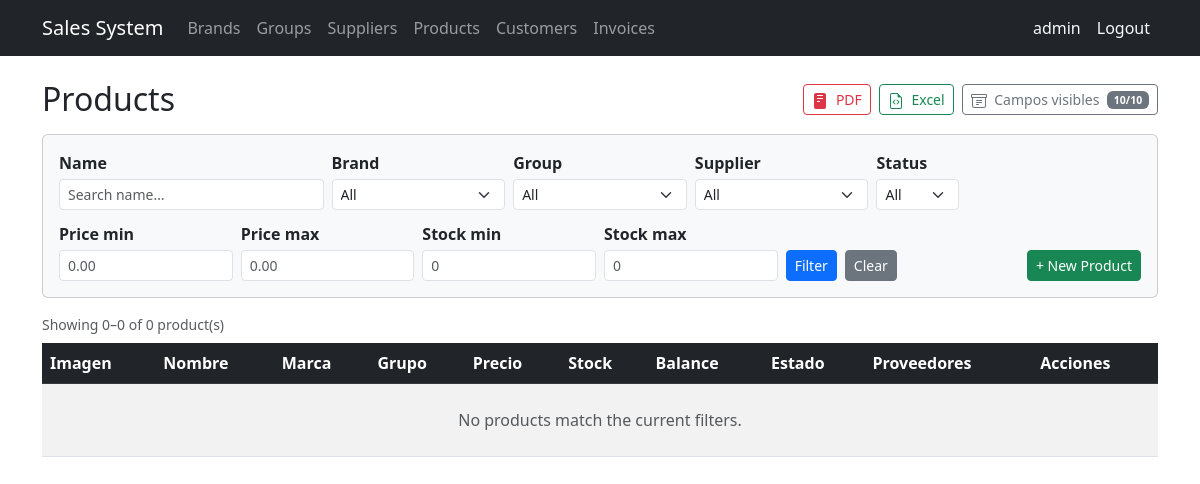
Before: /products/ (signed in) with the older database file.
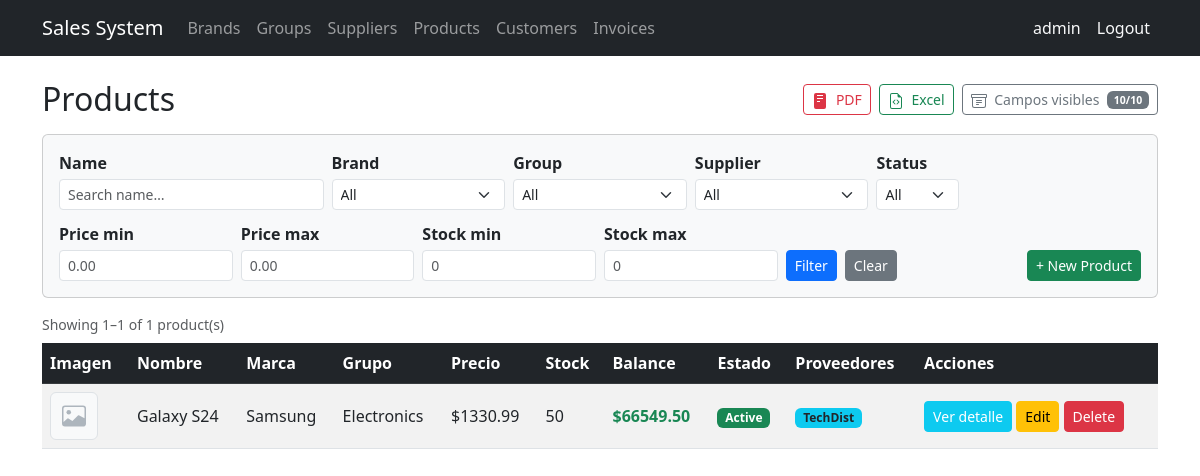
After: the same page with the newer database file.
### billing/models.py (models this page shows, shortened)
class Product(models.Model):
    name = models.CharField(max_length=200, verbose_name='Product Name')
    description = models.TextField(blank=True, null=True)
    brand = models.ForeignKey(Brand, on_delete=models.PROTECT, related_name='products')
    group = models.ForeignKey(ProductGroup, on_delete=models.PROTECT, related_name='products')
    suppliers = models.ManyToManyField(Supplier, related_name='products', blank=True)
    unit_price = models.DecimalField(max_digits=12, decimal_places=2)
    stock = models.IntegerField(default=0)
    image = models.ImageField(upload_to='products/', blank=True, null=True, verbose_name='Image')
    is_active = models.BooleanField(default=True)
    created_at = models.DateTimeField(auto_now_add=True)
    updated_at = models.DateTimeField(auto_now=True)
    class Meta:
        verbose_name = 'Product'
        verbose_name_plural = 'Products'
        ordering = ['name']
    @property
    def balance(self):
        return self.unit_price * self.stock

class Brand(models.Model):
    name = models.CharField(max_length=100, unique=True, verbose_name='Brand Name')
    description = models.TextField(blank=True, null=True)
    is_active = models.BooleanField(default=True)
    created_at = models.DateTimeField(auto_now_add=True)
    updated_at = models.DateTimeField(auto_now=True)
    class Meta:
        verbose_name = 'Brand'
        verbose_name_plural = 'Brands'
        ordering = ['name']

class ProductGroup(models.Model):
    name = models.CharField(max_length=100, unique=True, verbose_name='Group Name')
    is_active = models.BooleanField(default=True)
    created_at = models.DateTimeField(auto_now_add=True)
    updated_at = models.DateTimeField(auto_now=True)
    class Meta:
        verbose_name = 'Product Group'
        verbose_name_plural = 'Product Groups'
        ordering = ['name']

class Supplier(models.Model):
    name = models.CharField(max_length=200, verbose_name='Company Name')
    contact_name = models.CharField(max_length=200, blank=True, null=True)
    email = models.EmailField(blank=True, null=True)
    phone = models.CharField(max_length=20, blank=True, null=True)
    address = models.TextField(blank=True, null=True)
    is_active = models.BooleanField(default=True)
    created_at = models.DateTimeField(auto_now_add=True)
    updated_at = models.DateTimeField(auto_now=True)
    class Meta:
        verbose_name = 'Supplier'
        verbose_name_plural = 'Suppliers'
        ordering = ['name']

### billing/views.py (the view)
# urls.py: path('products/', views.ProductListView.as_view(), name='product_list'),
class ProductListView(LoginRequiredMixin, ExportMixin, ListView):
    model = Product
    template_name = 'billing/product_list.html'
    context_object_name = 'items'
    paginate_by = 10
    export_filename = 'productos'
    export_title = 'Listado de Productos'
    export_fields = [
        ('name',                                      'Nombre'),
        ('brand.name',                                'Marca'),
        ('group.name',                                'Grupo'),
        (lambda o: f"${o.unit_price}",               'Precio'),
        ('stock',                                     'Stock'),
        (lambda o: f"${o.balance:.2f}",              'Balance'),
        (lambda o: 'Activo' if o.is_active else 'Inactivo', 'Estado'),
        (lambda o: ', '.join(s.name for s in o.suppliers.all()), 'Proveedores'),
    ]
    export_fields_map = {
        'name':      ('name',                                      'Nombre'),
        'brand':     ('brand.name',                                'Marca'),
        'group':     ('group.name',                                'Grupo'),
        'price':     (lambda o: f"${o.unit_price}",               'Precio'),
        'stock':     ('stock',                                     'Stock'),
        'balance':   (lambda o: f"${o.balance:.2f}",              'Balance'),
        'status':    (lambda o: 'Activo' if o.is_active else 'Inactivo', 'Estado'),
        'suppliers': (lambda o: ', '.join(s.name for s in o.suppliers.all()), 'Proveedores'),
    }
    def get_queryset(self):
        qs = Product.objects.select_related('brand', 'group').prefetch_related('suppliers')
        g = self.request.GET
        if name := g.get('name', '').strip():
            qs = qs.filter(name__icontains=name)
        if brand := g.get('brand', ''):
            qs = qs.filter(brand_id=brand)
        if group := g.get('group', ''):
            qs = qs.filter(group_id=group)
        if supplier := g.get('supplier', ''):
            qs = qs.filter(suppliers__id=supplier)
        if price_min := g.get('price_min', '').strip():
            qs = qs.filter(unit_price__gte=price_min)
        if price_max := g.get('price_max', '').strip():
            qs = qs.filter(unit_price__lte=price_max)
        if stock_min := g.get('stock_min', '').strip():
            qs = qs.filter(stock__gte=stock_min)
        if stock_max := g.get('stock_max', '').strip():
            qs = qs.filter(stock__lte=stock_max)
        if (is_active := g.get('is_active', '')) in ('true', 'false'):
            qs = qs.filter(is_active=(is_active == 'true'))
        return qs.distinct()
    def get_context_data(self, **kwargs):
        ctx = super().get_context_data(**kwargs)
        ctx['brands'] = Brand.objects.order_by('name')
        ctx['groups'] = ProductGroup.objects.order_by('name')
        ctx['suppliers_list'] = Supplier.objects.order_by('name')
        params = self.request.GET.copy()
        params.pop('page', None)
        ctx['q'] = params
        return ctx

### shared/mixins.py (called while the page is built)
    def get(self, request, *args, **kwargs):
        fmt = request.GET.get('export', '').lower()
        if fmt == 'pdf':
            fields = self._get_active_export_fields(request)
            return self._render_pdf(self.get_queryset(), fields)
        if fmt == 'excel':
            fields = self._get_active_export_fields(request)
            return self._render_excel(self.get_queryset(), fields)
        return super().get(request, *args, **kwargs)

### billing/templates/billing/product_list.html (shortened to what this page needs)
{% extends 'billing/base.html' %}
{% block content %}
<div class="d-flex align-items-center justify-content-between mb-3 flex-wrap gap-2">
  <h2 class="mb-0">Products</h2>
  <div class="d-flex gap-2 flex-wrap">
    <a id="btn-pdf" href="#" class="btn btn-sm btn-outline-danger" title="Descargar PDF">
      <svg xmlns="http://www.w3.org/2000/svg" width="16" height="16" fill="currentColor" class="me-1" viewBox="0 0 16 16">
        <path d="M4 0h8a2 2 0 0 1 2 2v12a2 2 0 0 1-2 2H4a2 2 0 0 1-2-2V2a2 2 0 0 1 2-2zm1 2v1h6V2H5zm0 3v1h6V5H5zm0 3v1h3V8H5z"/>
      </svg>
      PDF
    </a>
    <a id="btn-excel" href="#" class="btn btn-sm btn-outline-success" title="Descargar Excel">
      Excel
    </a>
    <button type="button" class="btn btn-sm btn-outline-secondary" id="btn-cols-toggle"
            data-bs-toggle="modal" data-bs-target="#colsModal" title="Campos visibles">
      Campos visibles
      <span id="col-counter" class="badge bg-secondary ms-1">10/10</span>
    </button>
  </div>
</div>
<form method="get" class="card card-body bg-light mb-3">
  <div class="row g-2 align-items-end">
    <div class="col-12 col-sm-6 col-md-3">
      <label class="form-label fw-semibold mb-1">Name</label>
      <input type="text" name="name" value="{{ q.name }}"
             class="form-control form-control-sm" placeholder="Search name…">
    </div>
    <div class="col-12 col-sm-6 col-md-2">
      <label class="form-label fw-semibold mb-1">Brand</label>
      <select name="brand" class="form-select form-select-sm">
        <option value="">All</option>
      </select>
    </div>
    <div class="col-12 col-sm-6 col-md-2">
      <label class="form-label fw-semibold mb-1">Group</label>
      <select name="group" class="form-select form-select-sm">
        <option value="">All</option>
      </select>
    </div>
    <div class="col-12 col-sm-6 col-md-2">
      <label class="form-label fw-semibold mb-1">Supplier</label>
      <select name="supplier" class="form-select form-select-sm">
        <option value="">All</option>
      </select>
    </div>
    <div class="col-12 col-sm-6 col-md-1">
      <label class="form-label fw-semibold mb-1">Status</label>
      <select name="is_active" class="form-select form-select-sm">
        <option value="">All</option>
      </select>
    </div>
  </div>
  <div class="row g-2 align-items-end mt-1">
    <div class="col-6 col-sm-3 col-md-2">
      <label class="form-label fw-semibold mb-1">Price min</label>
      <input type="number" name="price_min" value="{{ q.price_min }}"
             class="form-control form-control-sm" min="0" step="0.01" placeholder="0.00">
    </div>
    <div class="col-6 col-sm-3 col-md-2">
      <label class="form-label fw-semibold mb-1">Price max</label>
      <input type="number" name="price_max" value="{{ q.price_max }}"
             class="form-control form-control-sm" min="0" step="0.01" placeholder="0.00">
    </div>
    <div class="col-6 col-sm-3 col-md-2">
      <label class="form-label fw-semibold mb-1">Stock min</label>
      <input type="number" name="stock_min" value="{{ q.stock_min }}"
             class="form-control form-control-sm" min="0" step="1" placeholder="0">
    </div>
    <div class="col-6 col-sm-3 col-md-2">
      <label class="form-label fw-semibold mb-1">Stock max</label>
      <input type="number" name="stock_max" value="{{ q.stock_max }}"
             class="form-control form-control-sm" min="0" step="1" placeholder="0">
    </div>
    <div class="col-12 col-sm-6 col-md-4 d-flex gap-2">
      <button type="submit" class="btn btn-sm btn-primary">Filter</button>
      <a href="{% url 'billing:product_list' %}" class="btn btn-sm btn-secondary">Clear</a>
      <a href="{% url 'billing:product_create' %}" class="btn btn-sm btn-success ms-auto">+ New Product</a>
    </div>
  </div>
</form>
<p class="text-muted small mb-2">
  Showing {{ page_obj.start_index }}–{{ page_obj.end_index }} of {{ paginator.count }} product(s)
</p>
<div class="table-responsive">
  <table class="table table-striped table-hover align-middle" id="product-table">
    <thead class="table-dark">
      <tr>
        <th data-col="image">Imagen</th>
        <th data-col="name">Nombre</th>
        <th data-col="brand">Marca</th>
        <th data-col="group">Grupo</th>
        <th data-col="price">Precio</th>
        <th data-col="stock">Stock</th>
        <th data-col="balance">Balance</th>
        <th data-col="status">Estado</th>
        <th data-col="suppliers">Proveedores</th>
        <th data-col="actions">Acciones</th>
      </tr>
    </thead>
    <tbody>
      {% for item in items %}
      <tr>
        <td data-col="image">
          {% if item.image %}
            <img src="{{ item.image.url }}" alt="{{ item.name }}"
                 style="width:48px;height:48px;object-fit:cover;border-radius:6px;">
          {% else %}
            <div class="d-flex align-items-center justify-content-center bg-light border rounded"
                 style="width:48px;height:48px;border-radius:6px!important;" title="Sin imagen">
            </div>
          {% endif %}
        </td>
        <td data-col="name">{{ item.name }}</td>
        <td data-col="brand">{{ item.brand.name }}</td>
        <td data-col="group">{{ item.group.name }}</td>
        <td data-col="price">${{ item.unit_price }}</td>
        <td data-col="stock">
          {% if item.stock <= 5 %}
            <span class="badge bg-danger">{{ item.stock }}</span>
          {% else %}
            {{ item.stock }}
          {% endif %}
        </td>
        <td data-col="balance" class="fw-semibold text-success">${{ item.balance|floatformat:2 }}</td>
        <td data-col="status">
          {% if item.is_active %}
            <span class="badge bg-success">Active</span>
          {% else %}
            <span class="badge bg-secondary">Inactive</span>
          {% endif %}
        </td>
        <td data-col="suppliers">
          {% for s in item.suppliers.all %}
            <span class="badge bg-info text-dark">{{ s.name }}</span>
          {% empty %}
            <span class="text-muted">—</span>
          {% endfor %}
        </td>
        <td data-col="actions">
          <a href="{% url 'billing:product_detail' item.pk %}" class="btn btn-sm btn-info text-white">Ver detalle</a>
          <a href="{% url 'billing:product_update' item.pk %}" class="btn btn-sm btn-warning">Edit</a>
          <a href="{% url 'billing:product_delete' item.pk %}" class="btn btn-sm btn-danger">Delete</a>
        </td>
      </tr>
      {% empty %}
      <tr><td colspan="100" class="text-center text-muted py-4">No products match the current filters.</td></tr>
      {% endfor %}
    </tbody>
  </table>
</div>
{% endblock %}

### billing/templates/billing/base.html (shortened to what this page needs)
<!DOCTYPE html>
<html lang="es">
<head>
  <link href="https://cdn.jsdelivr.net/npm/bootstrap@5.3.0/dist/css/bootstrap.min.css" rel="stylesheet">
</head>
<body>
<nav class="navbar navbar-expand-lg navbar-dark bg-dark">
  <div class="container">
    <a class="navbar-brand" href="{% url 'billing:home' %}">Sales System</a>
    <div class="collapse navbar-collapse" id="nav">
      <ul class="navbar-nav me-auto">
        {% if user.is_authenticated %}
        <li class="nav-item"><a class="nav-link" href="{% url 'billing:brand_list' %}">Brands</a></li>
        <li class="nav-item"><a class="nav-link" href="{% url 'billing:productgroup_list' %}">Groups</a></li>
        <li class="nav-item"><a class="nav-link" href="{% url 'billing:supplier_list' %}">Suppliers</a></li>
        <li class="nav-item"><a class="nav-link" href="{% url 'billing:product_list' %}">Products</a></li>
        <li class="nav-item"><a class="nav-link" href="{% url 'billing:customer_list' %}">Customers</a></li>
        <li class="nav-item"><a class="nav-link" href="{% url 'billing:invoice_list' %}">Invoices</a></li>
        {% endif %}
      </ul>
      <ul class="navbar-nav">
      {% if user.is_authenticated %}
      <li class="nav-item">
        <span class="nav-link text-light">{{ user.username }}</span>
      </li>
      <li class="nav-item">
        <form method="post" action="{% url 'logout' %}" class="d-inline">
          <button type="submit" class="nav-link btn btn-link text-light"
                  style="text-decoration:none;">Logout</button>
        </form>
      </li>
      {% endif %}
    </ul>
    </div>
  </div>
</nav>
<div class="container mt-4">
  {% block content %}{% endblock %}
</div>
</body>
</html>

### billing/templates/billing/product_list.html (style rules this page uses)
.col-fade { animation: colFadeIn .25s ease; }

Changed rows visible on the page:
added Product: name "Galaxy S24", brand.name "Samsung", group.name "Electronics", unit_price "1330.99", stock "50", balance "66549.50", is_active "Active"
added Supplier: name "TechDist"
Other visible differences:
{{ page_obj.start_index }}: "0" → "1"
{{ page_obj.end_index }}: "0" → "1"
{{ paginator.count }}: "0" → "1"
text no longer shown: "No products match the current filters."
